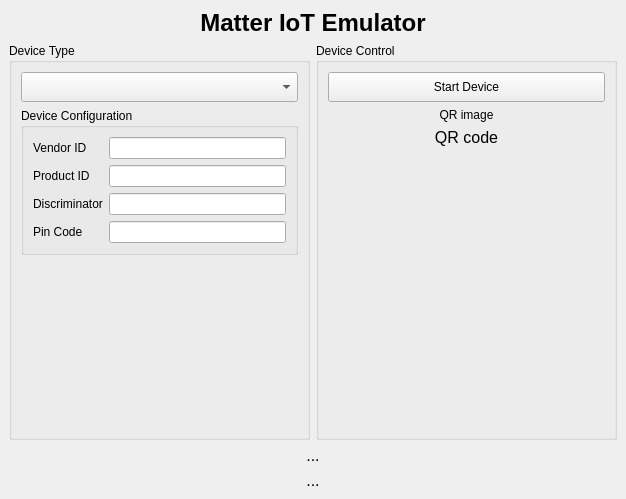
<?xml version="1.0" encoding="UTF-8"?>
<ui version="4.0">
 <class>Matter</class>
 <widget class="QMainWindow" name="Matter">
  <property name="geometry">
   <rect>
    <x>0</x>
    <y>0</y>
    <width>626</width>
    <height>499</height>
   </rect>
  </property>
  <property name="windowTitle">
   <string>MainWindow</string>
  </property>
  <widget class="QWidget" name="centralwidget">
   <layout class="QVBoxLayout" name="verticalLayout">
    <item>
     <widget class="QLabel" name="lbl_app_name">
      <property name="maximumSize">
       <size>
        <width>16777215</width>
        <height>30</height>
       </size>
      </property>
      <property name="font">
       <font>
        <pointsize>18</pointsize>
        <weight>75</weight>
        <bold>true</bold>
       </font>
      </property>
      <property name="text">
       <string>Matter IoT Emulator</string>
      </property>
      <property name="alignment">
       <set>Qt::AlignCenter</set>
      </property>
     </widget>
    </item>
    <item>
     <layout class="QHBoxLayout" name="lo_all">
      <item>
       <widget class="QGroupBox" name="lo_device_selection_2">
        <property name="title">
         <string>Device Type</string>
        </property>
        <layout class="QVBoxLayout" name="lo_device_selection">
         <item>
          <widget class="QComboBox" name="cbb_device_selection">
           <property name="minimumSize">
            <size>
             <width>0</width>
             <height>30</height>
            </size>
           </property>
          </widget>
         </item>
         <item>
          <widget class="QGroupBox" name="groupBox">
           <property name="title">
            <string>Device Configuration</string>
           </property>
           <layout class="QHBoxLayout" name="horizontalLayout">
            <item>
             <layout class="QFormLayout" name="formLayout">
              <item row="0" column="0">
               <widget class="QLabel" name="lbl_vendorid">
                <property name="text">
                 <string>Vendor ID</string>
                </property>
               </widget>
              </item>
              <item row="0" column="1">
               <widget class="QLineEdit" name="txt_vendorid"/>
              </item>
              <item row="1" column="0">
               <widget class="QLabel" name="lbl_productid">
                <property name="text">
                 <string>Product ID</string>
                </property>
               </widget>
              </item>
              <item row="1" column="1">
               <widget class="QLineEdit" name="txt_productid"/>
              </item>
              <item row="2" column="0">
               <widget class="QLabel" name="lbl_pincode">
                <property name="text">
                 <string>Discriminator</string>
                </property>
               </widget>
              </item>
              <item row="2" column="1">
               <widget class="QLineEdit" name="txt_discriminator"/>
              </item>
              <item row="3" column="0">
               <widget class="QLabel" name="lbl_discriminator">
                <property name="text">
                 <string>Pin Code</string>
                </property>
               </widget>
              </item>
              <item row="3" column="1">
               <widget class="QLineEdit" name="txt_pincode"/>
              </item>
             </layout>
            </item>
           </layout>
          </widget>
         </item>
         <item>
          <spacer name="verticalSpacer">
           <property name="orientation">
            <enum>Qt::Vertical</enum>
           </property>
           <property name="sizeHint" stdset="0">
            <size>
             <width>20</width>
             <height>40</height>
            </size>
           </property>
          </spacer>
         </item>
         <item>
          <spacer name="horizontalSpacer">
           <property name="orientation">
            <enum>Qt::Horizontal</enum>
           </property>
           <property name="sizeHint" stdset="0">
            <size>
             <width>40</width>
             <height>20</height>
            </size>
           </property>
          </spacer>
         </item>
        </layout>
       </widget>
      </item>
      <item>
       <widget class="QGroupBox" name="lo_device_control_2">
        <property name="title">
         <string>Device Control</string>
        </property>
        <layout class="QVBoxLayout" name="lo_device_control">
         <item>
          <widget class="QPushButton" name="btn_start_device">
           <property name="minimumSize">
            <size>
             <width>0</width>
             <height>30</height>
            </size>
           </property>
           <property name="text">
            <string>Start Device</string>
           </property>
          </widget>
         </item>
         <item>
          <widget class="QLabel" name="lbl_qr_image">
           <property name="text">
            <string>QR image</string>
           </property>
           <property name="alignment">
            <set>Qt::AlignCenter</set>
           </property>
          </widget>
         </item>
         <item>
          <widget class="QLabel" name="lbl_qr_code">
           <property name="font">
            <font>
             <family>Arial</family>
             <pointsize>12</pointsize>
             <weight>50</weight>
             <bold>false</bold>
            </font>
           </property>
           <property name="text">
            <string>QR code</string>
           </property>
           <property name="alignment">
            <set>Qt::AlignCenter</set>
           </property>
           <property name="textInteractionFlags">
            <set>Qt::LinksAccessibleByMouse|Qt::TextSelectableByMouse</set>
           </property>
          </widget>
         </item>
         <item>
          <layout class="QVBoxLayout" name="lo_controller"/>
         </item>
         <item>
          <spacer name="spc_device_control">
           <property name="orientation">
            <enum>Qt::Vertical</enum>
           </property>
           <property name="sizeHint" stdset="0">
            <size>
             <width>20</width>
             <height>40</height>
            </size>
           </property>
          </spacer>
         </item>
         <item>
          <spacer name="horizontalSpacer_2">
           <property name="orientation">
            <enum>Qt::Horizontal</enum>
           </property>
           <property name="sizeHint" stdset="0">
            <size>
             <width>40</width>
             <height>20</height>
            </size>
           </property>
          </spacer>
         </item>
        </layout>
       </widget>
      </item>
     </layout>
    </item>
    <item>
     <widget class="QLabel" name="lbl_status_1">
      <property name="font">
       <font>
        <pointsize>12</pointsize>
       </font>
      </property>
      <property name="styleSheet">
       <string notr="true"/>
      </property>
      <property name="text">
       <string>...</string>
      </property>
      <property name="alignment">
       <set>Qt::AlignCenter</set>
      </property>
     </widget>
    </item>
    <item>
     <widget class="QLabel" name="lbl_status_2">
      <property name="font">
       <font>
        <pointsize>12</pointsize>
       </font>
      </property>
      <property name="text">
       <string>...</string>
      </property>
      <property name="alignment">
       <set>Qt::AlignCenter</set>
      </property>
     </widget>
    </item>
   </layout>
  </widget>
 </widget>
 <resources/>
 <connections/>
</ui>
